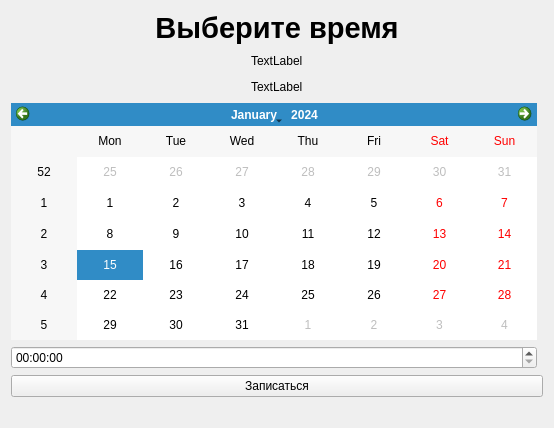
<?xml version="1.0" encoding="UTF-8"?>
<ui version="4.0">
 <class>Form</class>
 <widget class="QWidget" name="Form">
  <property name="geometry">
   <rect>
    <x>0</x>
    <y>0</y>
    <width>554</width>
    <height>428</height>
   </rect>
  </property>
  <property name="windowTitle">
   <string>Form</string>
  </property>
  <layout class="QGridLayout" name="gridLayout">
   <item row="1" column="0" colspan="2">
    <layout class="QHBoxLayout" name="horizontalLayout_2">
     <item>
      <spacer name="horizontalSpacer_4">
       <property name="orientation">
        <enum>Qt::Horizontal</enum>
       </property>
       <property name="sizeHint" stdset="0">
        <size>
         <width>40</width>
         <height>20</height>
        </size>
       </property>
      </spacer>
     </item>
     <item>
      <widget class="QLabel" name="Name">
       <property name="text">
        <string>TextLabel</string>
       </property>
      </widget>
     </item>
     <item>
      <spacer name="horizontalSpacer_3">
       <property name="orientation">
        <enum>Qt::Horizontal</enum>
       </property>
       <property name="sizeHint" stdset="0">
        <size>
         <width>40</width>
         <height>20</height>
        </size>
       </property>
      </spacer>
     </item>
    </layout>
   </item>
   <item row="4" column="0">
    <widget class="QTimeEdit" name="Time"/>
   </item>
   <item row="3" column="0">
    <widget class="QCalendarWidget" name="calendar"/>
   </item>
   <item row="5" column="0" colspan="2">
    <widget class="QPushButton" name="btn">
     <property name="text">
      <string>Записаться</string>
     </property>
    </widget>
   </item>
   <item row="2" column="0" colspan="2">
    <layout class="QHBoxLayout" name="horizontalLayout">
     <item>
      <spacer name="horizontalSpacer">
       <property name="orientation">
        <enum>Qt::Horizontal</enum>
       </property>
       <property name="sizeHint" stdset="0">
        <size>
         <width>40</width>
         <height>20</height>
        </size>
       </property>
      </spacer>
     </item>
     <item>
      <widget class="QLabel" name="WorkTime">
       <property name="text">
        <string>TextLabel</string>
       </property>
      </widget>
     </item>
     <item>
      <spacer name="horizontalSpacer_2">
       <property name="orientation">
        <enum>Qt::Horizontal</enum>
       </property>
       <property name="sizeHint" stdset="0">
        <size>
         <width>40</width>
         <height>20</height>
        </size>
       </property>
      </spacer>
     </item>
    </layout>
   </item>
   <item row="0" column="0" colspan="2">
    <widget class="QLabel" name="label_2">
     <property name="text">
      <string>&lt;html&gt;&lt;head/&gt;&lt;body&gt;&lt;p align=&quot;center&quot;&gt;&lt;span style=&quot; font-size:22pt; font-weight:600;&quot;&gt;Выберите время&lt;/span&gt;&lt;/p&gt;&lt;/body&gt;&lt;/html&gt;</string>
     </property>
    </widget>
   </item>
   <item row="6" column="0">
    <widget class="QLabel" name="Succsessful">
     <property name="text">
      <string/>
     </property>
    </widget>
   </item>
  </layout>
 </widget>
 <resources/>
 <connections/>
</ui>
